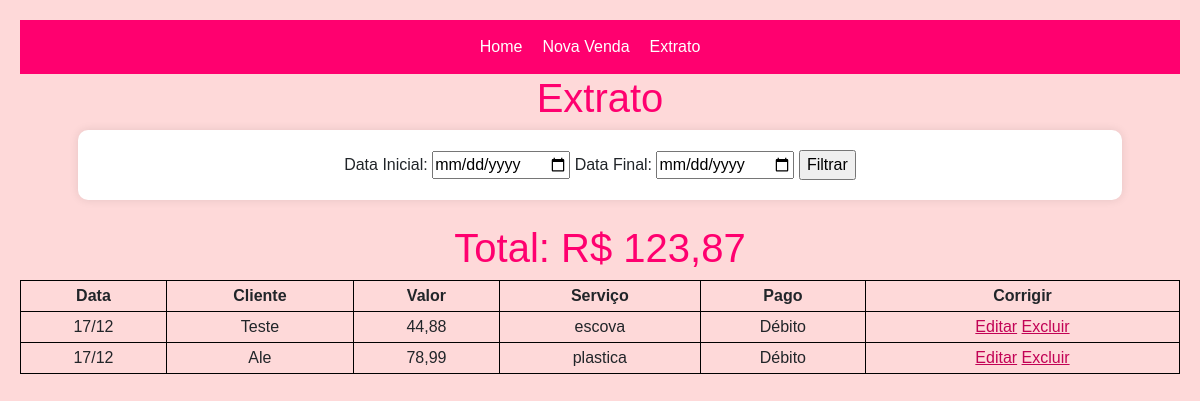
/appvendas/vendas/, run on an earlier commit of the app's database.
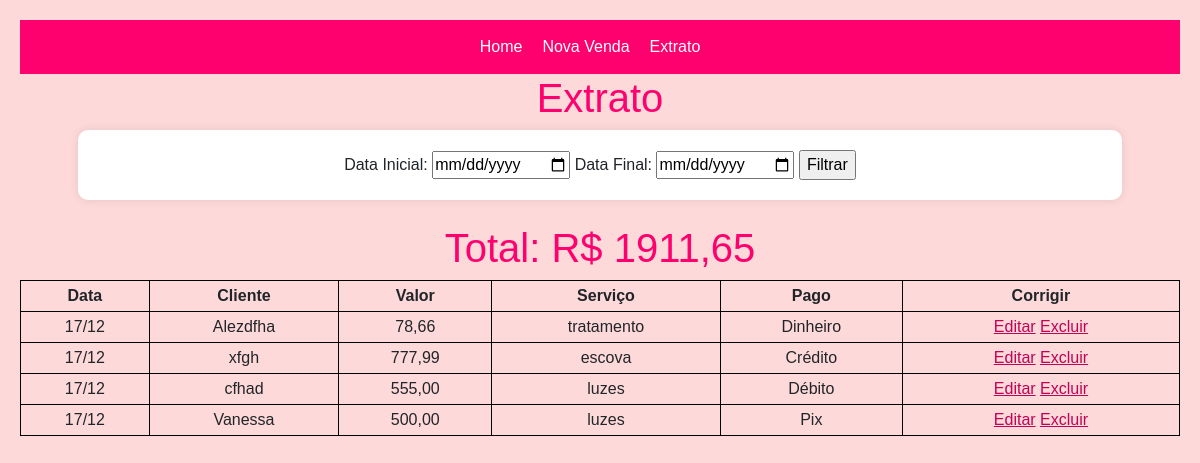
And on a later commit of the database.
### appvendas/models.py (models this page shows, shortened)
class Venda(models.Model):
    FORMAS_DE_PAGAMENTO = [
        ('pix', 'Pix'),
        ('debito', 'Débito'),
        ('credito_vista', 'Crédito'),
        ('dinheiro', 'Dinheiro'),
        ('troca', 'Troca'),
        ('fiado', 'Fiado'),
    ]
    valor = models.DecimalField(max_digits=10, decimal_places=2)
    forma_pagamento = models.CharField(max_length=20, choices=FORMAS_DE_PAGAMENTO)
    data = models.DateField(auto_now_add=True)
    nome_procedimento =  models.CharField(max_length=100, default=' ')
    nome_cliente = models.CharField(max_length=100, default=' ')

### appvendas/views.py (the view)
# urls.py: path('vendas/', views.listar_vendas, name='listar_vendas'),
def listar_vendas(request):
    data_inicial = request.GET.get('data_inicial')
    data_final = request.GET.get('data_final')
    vendas = Venda.objects.all()
    if data_inicial and data_final:
        vendas = vendas.filter(data__range=[data_inicial, data_final])
    soma_valores = vendas.aggregate(soma_valores=Sum('valor'))['soma_valores']
    return render(request, 'listar_vendas.html', {'vendas': vendas, 'soma_valores': soma_valores})

### appvendas/templates/listar_vendas.html (shortened to what this page needs)
{% include 'header.html' %}
<h1>Extrato</h1>
<form method="GET">
    <label for="data_inicial">Data Inicial:</label>
    <input type="date" id="data_inicial" name="data_inicial">
    <label for="data_final">Data Final:</label>
    <input type="date" id="data_final" name="data_final">
    <input type="submit" value="Filtrar">
</form><br>
<h1>Total: R$ {{ soma_valores|default:"0.00"|floatformat:"2" }}</h1>
<table>
    <thead>
        <tr>
            <th>Data</th>
            <th>Cliente</th>
            <th>Valor</th>
            <th>Serviço</th>
            <th>Pago</th>
            <th>Corrigir</th>
        </tr>
    </thead>
    <tbody>
        {% for venda in vendas %}
        <tr>
            <td>{{ venda.data|date:"d/m" }}</td>
            <td>{{ venda.nome_cliente }}</td>
            <td>{{ venda.valor }}</td>
            <td>{{ venda.nome_procedimento }}</td>
            <td>{{ venda.get_forma_pagamento_display }}</td>
            <td>
                <a href="{% url 'editar_venda' venda.pk %}">Editar</a>
                <a href="{% url 'confirmar_exclusao' venda.pk %}">Excluir</a>
            </td>
        </tr>
        {% endfor %}
    </tbody>
</table>
{% include 'footer.html' %}

### appvendas/templates/header.html (shortened to what this page needs)
{% load static %}
<!DOCTYPE html>
<html lang="pt-br">
<head>
    <link href="https://cdn.jsdelivr.net/npm/bootstrap@5.3.0/dist/css/bootstrap.min.css" rel="stylesheet">
    <link rel="stylesheet" type="text/css" href="{% static '/estilo.css' %}">
</head>
<header>
    <nav class="menu">
        <ul>
            <li><a href="{% url 'home' %}">Home</a></li>
            <li><a href="{% url 'inserir_dados' %}">Nova Venda</a></li>
            <li><a href="{% url 'listar_vendas' %}">Extrato</a></li>
        </ul>
    </nav>
</header>
<body>

### appvendas/templates/footer.html (shortened to what this page needs)
    <footer><br><br>
    </footer>
</body>
</html>

### appvendas/static/estilo.css (style rules this page uses)
body { background-color: #fd000026; font-family: "Arial", sans-serif; text-align: center; padding: 20px; }
h1 { font-size: 40px; color: #ff006f; }
form { max-width: 90%; margin: 0 auto; padding: 20px; border-radius: 10px; box-shadow: 0 0 10px rgba(0, 0, 0, 0.1); background-color: #ffffff; }
a { color: #c20255; font-size: x-large text-decoration: none; }
header { background-color: #ff006f; color: #fff; padding: 15px; display: flex; flex-direction: column; align-items: center; text-align: center; }
.menu ul { list-style: none; margin: 0; padding: 0; display: flex; justify-content: center; }
.menu li { margin-right: 20px; }
.menu a { text-decoration: none; color: #ffffff; transition: color 0.3s ease; }

### appvendas/templates/listar_vendas.html (style rules this page uses)
table { border-collapse: collapse; width: 100%; }
th, td { border: 1px solid #000; padding: 3px; }

What changed in the data, as far as the page shows it:
removed Venda: data "17/12", nome_cliente "Teste", valor "44,88", nome_procedimento "escova", forma_pagamento "Débito"
changed Venda: nome_cliente "Ale" → "Alezdfha"; valor "78,99" → "78,66"; nome_procedimento "plastica" → "tratamento"; forma_pagamento "Débito" → "Dinheiro"
added Venda: data "17/12", nome_cliente "xfgh", valor "777,99", nome_procedimento "escova", forma_pagamento "Crédito"
added Venda: data "17/12", nome_cliente "cfhad", valor "555,00", nome_procedimento "luzes", forma_pagamento "Débito"
added Venda: data "17/12", nome_cliente "Vanessa", valor "500,00", nome_procedimento "luzes", forma_pagamento "Pix"
Also different on the page:
{{ soma_valores|default:"0.00"|floatformat:"2" }}: "123,87" → "1911,65"
